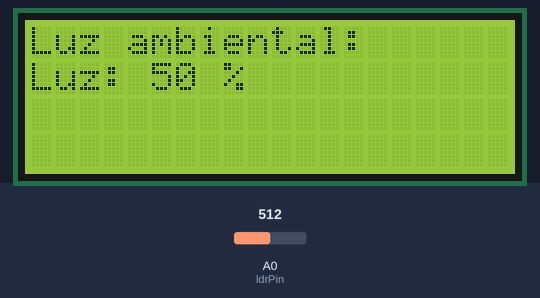
Recording of a sketch running on a simulated Arduino Uno, built with avr-gcc and run on an emulated ATmega328P. Parts: 20×4 character LCD. The inputs (shaded band) are chosen by the test bench; at power-on: A0 (ldrPin) = 512.

Above: at 1.3 s.
1.4 s: A0 (ldrPin) set to 716
At 2.7 s:
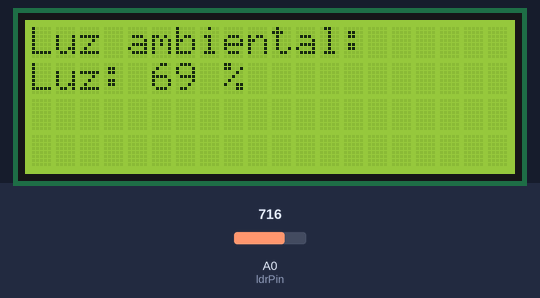
3.1 s: A0 (ldrPin) set to 900
At 3.9 s:
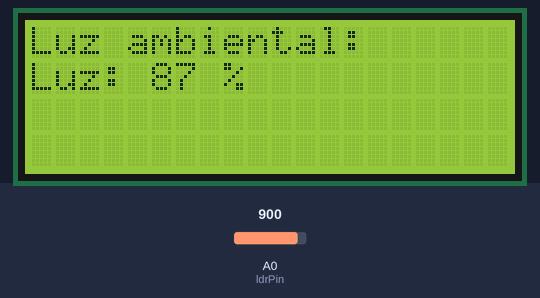
4.7 s: A0 (ldrPin) set to 1023
At 5.2 s:
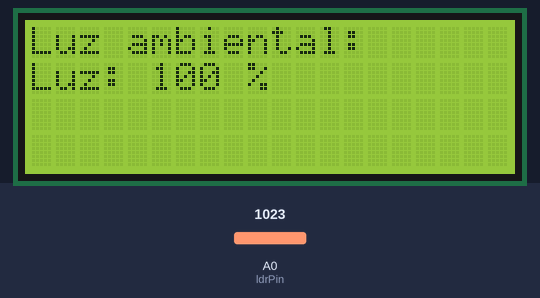
Timing chart, 0 to 7.7 s (numbered marks = the images above; inputs shaded):
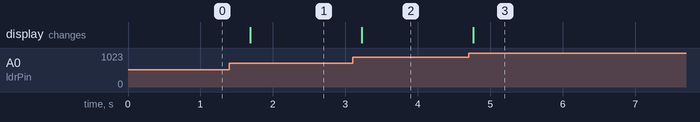

Measured:
- after the input at 1.4 s, the display: changes after 0.29 s (image 1)
- after the input at 3.1 s, the display: changes after 0.13 s (image 2)
- after the input at 4.7 s, the display: changes after 0.06 s (image 3)

The sketch:

sensor_ldr_y_pantalla_lcd1.ino
```cpp
#include <Wire.h>
#include <LiquidCrystal_I2C.h>

// Configuración de la pantalla LCD
LiquidCrystal_I2C lcd(0x27,20,4);

// Pin del LDR
const int ldrPin = A0;

void setup() {
  // Inicia la pantalla LCD
 lcd.init();                      // initialize the lcd
  lcd.init();
  lcd.backlight();

  // Configura el pin del LDR
  pinMode(ldrPin, INPUT);

  // Mensaje inicial en la pantalla
  lcd.setCursor(0, 0);
  lcd.print("Luz ambiental:");
}

void loop() {
  // Leer el valor analógico del LDR
  int ldrValue = analogRead(ldrPin);

  // Convertir el valor a un rango de 0 a 100% (opcional)
  int lightPercentage = map(ldrValue, 0, 1023, 0, 100);

  // Mostrar los valores en la pantalla LCD
  lcd.setCursor(0, 1);
  lcd.print("Luz: ");
  lcd.print(lightPercentage);
  lcd.print(" %   "); // Espacios extra para limpiar caracteres sobrantes

  // Pausa antes de la siguiente lectura
  delay(500);
}
```
